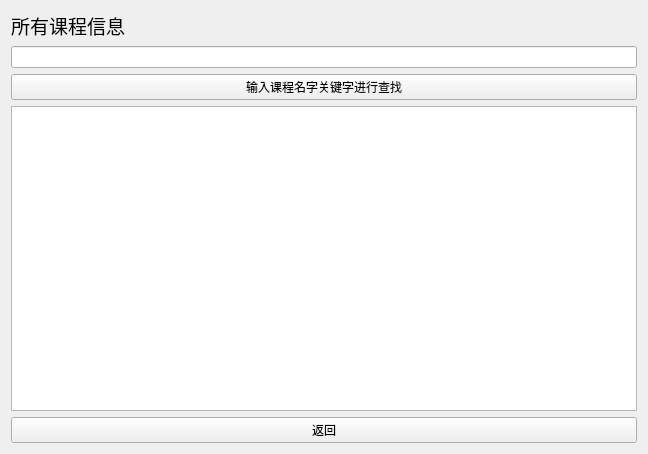
<?xml version="1.0" encoding="UTF-8"?>
<ui version="4.0">
 <class>selectcourse</class>
 <widget class="QWidget" name="selectcourse">
  <property name="geometry">
   <rect>
    <x>0</x>
    <y>0</y>
    <width>648</width>
    <height>454</height>
   </rect>
  </property>
  <property name="windowTitle">
   <string>Form</string>
  </property>
  <layout class="QGridLayout" name="gridLayout">
   <item row="3" column="0">
    <widget class="QTableView" name="tableView"/>
   </item>
   <item row="1" column="0">
    <widget class="QLineEdit" name="coursename"/>
   </item>
   <item row="0" column="0">
    <widget class="QLabel" name="label">
     <property name="font">
      <font>
       <family>Arial</family>
       <pointsize>14</pointsize>
      </font>
     </property>
     <property name="text">
      <string>所有课程信息</string>
     </property>
    </widget>
   </item>
   <item row="4" column="0">
    <widget class="QPushButton" name="pushButton">
     <property name="text">
      <string>返回</string>
     </property>
    </widget>
   </item>
   <item row="2" column="0">
    <widget class="QPushButton" name="search">
     <property name="text">
      <string>输入课程名字关键字进行查找</string>
     </property>
    </widget>
   </item>
  </layout>
 </widget>
 <resources/>
 <connections/>
</ui>
